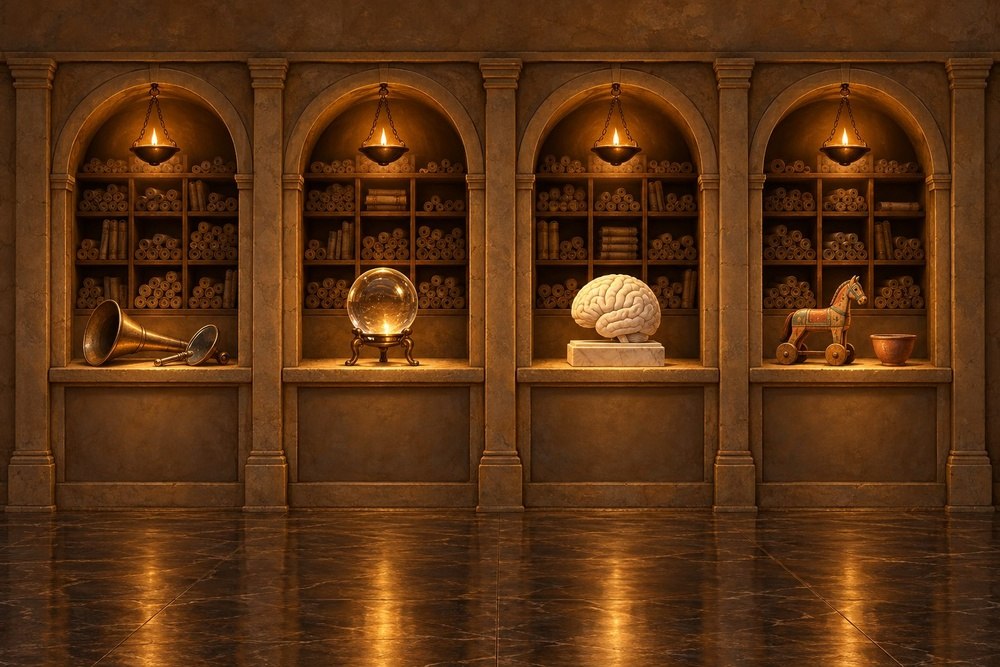
#> input picture progress/redesign/paint/cool/src/hall-dark.jpg, 1000 x 667 px, shrunk from 1536 x 1024 before the run
$ python grade-cool.py src/hall-dark-tall.jpg
#> lines starting #> are read from the running program, lines starting #| are printed output that depends on the picture
"""Cool the three dark-look paintings: a split tone by brightness.

Reads ALWAYS from ./src (the untouched warm files) and writes into app/assets/hall
(or into $COOL_OUT if set, for trial runs), so a re-run never grades a graded file.

Shadows and mid-tones move toward night blue; the brightest lamp light keeps its warm
colour. The blend weight is a smooth function of luminance (no threshold).
Usage: python grade-cool.py            -> writes app/assets/hall/*.jpg
       python grade-cool.py --measure  -> numbers only, no write
"""
import os, sys, json
import numpy as np
from PIL import Image

HERE = os.path.dirname(os.path.abspath(__file__))
SRC = os.path.join(HERE, 'src')
DST = os.environ.get('COOL_OUT') or os.path.normpath(os.path.join(HERE, '..', '..', '..', '..', 'app', 'assets', 'hall'))
FILES = ['hall-dark.jpg', 'hall-dark-tall.jpg', 'outside-dark.jpg']

# knobs (tuned against the measured targets in the brief)
TINT = np.array([0.60, 1.04, 1.83], dtype=np.float64)  # night blue, ratio r:g:b (~ #0f1a2e)
TINT = TINT / (0.2126 * TINT[0] + 0.7152 * TINT[1] + 0.0722 * TINT[2])  # luminance 1 -> grading keeps luminance
LO = float(os.environ.get('COOL_LO', 62))   # below this luminance (0-255) the tint is at full strength
HI = float(os.environ.get('COOL_HI', 125))  # above this the original colour is untouched
STRENGTH = float(os.environ.get('COOL_STR', 0.94))
LUMGAIN = float(os.environ.get('COOL_LUM', 0.9))  # luminance multiplier inside the tinted weight

def smooth(a, b, x):
    t = np.clip((x - a) / (b - a), 0, 1)
    return t * t * (3 - 2 * t)

def lum(rgb):  # rgb float 0-255 -> Y 0-255 (Rec.709 on the stored values, same as the measurements)
    return 0.2126 * rgb[..., 0] + 0.7152 * rgb[..., 1] + 0.0722 * rgb[..., 2]

def grade(a):
    y = lum(a)
    w = (1 - smooth(LO, HI, y)) * STRENGTH
    cool = np.clip((y * LUMGAIN)[..., None] * TINT, 0, 255)
    return a * (1 - w[..., None]) + cool * w[..., None]

def hsl(rgb):
    r, g, b = [c / 255 for c in rgb]
    mx, mn = max(r, g, b), min(r, g, b)
    l = (mx + mn) / 2
    if mx == mn: return 0.0, 0.0, l
    d = mx - mn
    s = d / (2 - mx - mn) if l > .5 else d / (mx + mn)
    h = ((g - b) / d) % 6 if mx == r else ((b - r) / d + 2 if mx == g else (r - g) / d + 4)
    return h * 60, s, l

def measure(a):
    y = lum(a).ravel()
    flat = a.reshape(-1, 3)
    order = np.argsort(y)
    n = len(y)
    dark = flat[order[: n // 3]].mean(0)
    top = flat[order[-(n // 20):]].mean(0)
    h1, s1, l1 = hsl(dark)
    h2, s2, l2 = hsl(top)
    return {
        'dark3_hex': '#%02x%02x%02x' % tuple(int(round(v)) for v in dark),
        'dark3_hue': round(h1, 1), 'dark3_sat': round(s1, 2), 'dark3_light': round(l1, 3),
        'top5_hex': '#%02x%02x%02x' % tuple(int(round(v)) for v in top),
        'top5_hue': round(h2, 1),
        'pct_lum_lt8': round(float((y < 8).mean()) * 100, 2),
    }

if __name__ == '__main__':
    only_measure = '--measure' in sys.argv
    rep = {}
    for f in FILES:
        sp = os.path.join(SRC, f)
        a = np.asarray(Image.open(sp).convert('RGB'), dtype=np.float64)
        before = measure(a)
#> in lum, `return 0.2126 * rgb[..., 0] + 0.7152 * rgb[..., 1] + 0.0722 * rgb[...,..`:
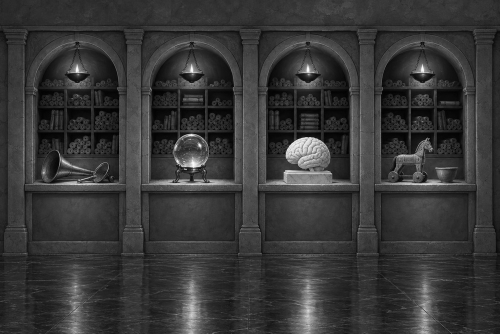
#> returned value: shape (667, 1000) float64 (shown at 1/2 size); min 0.213, max 254.5, mean 55.8
#> in measure, `n = len(y)`: n = 667000
#> in measure, `dark = flat[order[: n // 3]].mean(0)`: dark = [55.06, 26.56, 7.79]
#> in measure, `top = flat[order[-(n // 20):]].mean(0)`: top = [198.9, 132.5, 61.57]
#> in hsl, `r, g, b = [c / 255 for c in rgb]`: r = 0.216; g = 0.104; b = 0.0305
#> in hsl, `mx, mn = max(r, g, b), min(r, g, b)`: mx = 0.216; mn = 0.0305
#> in hsl, `l = (mx + mn) / 2`: l = 0.123
#> in hsl, `d = mx - mn`: d = 0.185
#> in hsl, `s = d / (2 - mx - mn) if l > .5 else d / (mx + mn)`: s = 0.752
#> in hsl, `h = ((g - b) / d) % 6 if mx == r else ((b - r) / d + 2 if mx == g else..`: h = 0.397
#> in measure, `h1, s1, l1 = hsl(dark)`: h1 = 23.83; s1 = 0.752; l1 = 0.123
#> in measure, `h2, s2, l2 = hsl(top)`: h2 = 31; s2 = 0.551; l2 = 0.511
#> before = {'dark3_hex': '#371b08', 'dark3_hue': 23.8, 'dark3_sat': 0.75, 'dark3_light': 0.123, 'top5_hex': '#c7853e', 'top5_hue': 31, 'pct_lum_lt8': 1.55}
        g = grade(a)
#> in smooth, `t = np.clip((x - a) / (b - a), 0, 1)`:
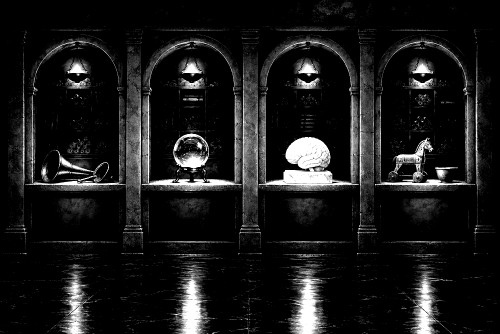
#> t: shape (667, 1000) float64 (shown at 1/2 size); min 0, max 1, mean 0.102
#> in smooth, `return t * t * (3 - 2 * t)`:
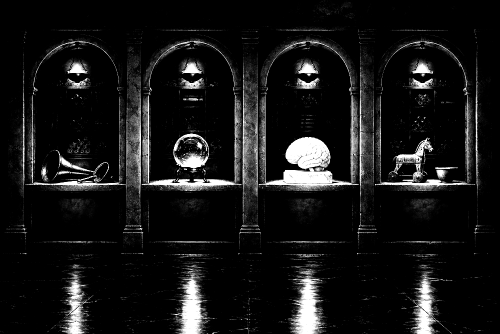
#> returned value: shape (667, 1000) float64 (shown at 1/2 size); min 0, max 1, mean 0.0893
#> in grade, `w = (1 - smooth(LO, HI, y)) * STRENGTH`:
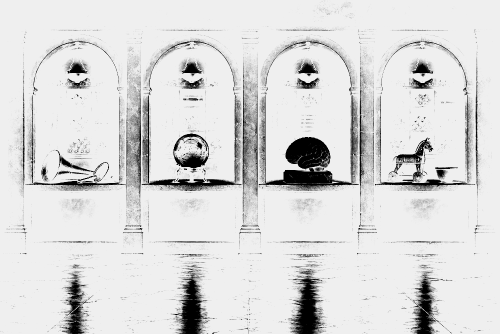
#> w: shape (667, 1000) float64 (shown at 1/2 size); min 0, max 0.94, mean 0.856
#> in grade, `cool = np.clip((y * LUMGAIN)[..., None] * TINT, 0, 255)`:
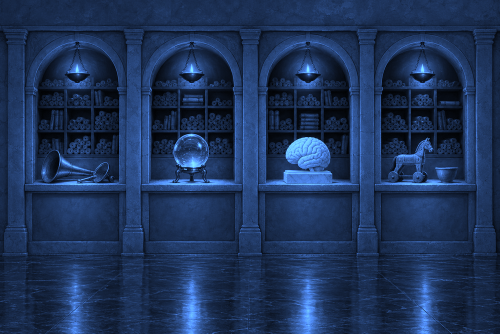
#> cool: shape (667, 1000, 3) float64 (shown at 1/2 size); mean of channels 0, 1, 2 30, 52, 90.9; drawn as R, G, B
#> in grade, `return a * (1 - w[..., None]) + cool * w[..., None]`:
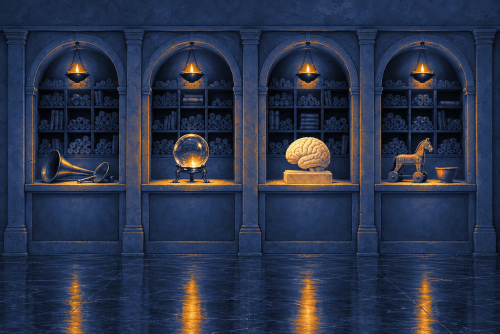
#> returned value: shape (667, 1000, 3) float64 (shown at 1/2 size); mean of channels 0, 1, 2 42.6, 51.8, 75; drawn as R, G, B
        g8 = np.clip(np.rint(g), 0, 255).astype(np.uint8)
        out = os.path.join(DST, f)
        if not only_measure:
            Image.fromarray(g8, 'RGB').save(out, 'JPEG', quality=int(os.environ.get('COOL_Q', 90)), subsampling=2, optimize=True)
            after = measure(np.asarray(Image.open(out).convert('RGB'), dtype=np.float64))
#> after = {'dark3_hex': '#121d32', 'dark3_hue': 220, 'dark3_sat': 0.46, 'dark3_light': 0.135, 'top5_hex': '#b98753', 'top5_hue': 30.5, 'pct_lum_lt8': 1.86}
            rep[f] = {'before': before, 'after': after, 'size_before': os.path.getsize(sp), 'size_after': os.path.getsize(out),
                      'px': list(Image.open(out).size)}
        else:
            rep[f] = {'before': before, 'after': measure(g8.astype(np.float64))}
#> pass 2 of the loop `for f in FILES:`:
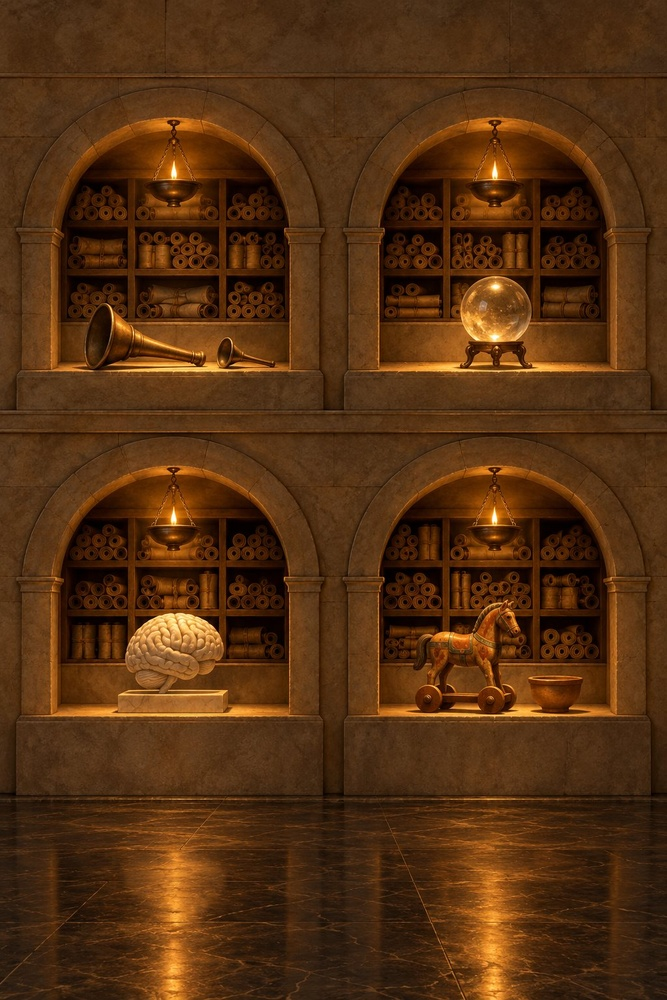
#> input picture progress/redesign/paint/cool/src/hall-dark-tall.jpg, 667 x 1000 px, shrunk from 1024 x 1536 before the run
#> in lum (call 4), `return 0.2126 * rgb[..., 0] + 0.7152 * rgb[..., 1] + 0.0722 * rgb[...,..`:
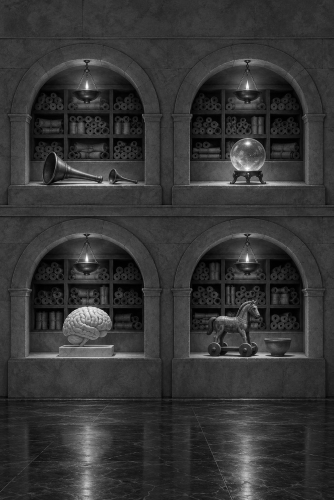
#> returned value: shape (1000, 667) float64 (shown at 1/2 size); min 0, max 253.6, mean 53.5
#> before = {'dark3_hex': '#341907', 'dark3_hue': 23.9, 'dark3_sat': 0.75, 'dark3_light': 0.117, 'top5_hex': '#c37d32', 'top5_hue': 31, 'pct_lum_lt8': 2.91}
#> t: shape (1000, 667) float64
#> w: shape (1000, 667) float64
#> cool: shape (1000, 667, 3) float64
#> in grade (call 2), `return a * (1 - w[..., None]) + cool * w[..., None]`:
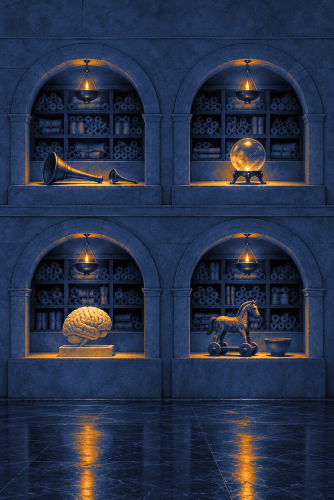
#> returned value: shape (1000, 667, 3) float64 (shown at 1/2 size); mean of channels 0, 1, 2 39.6, 49.7, 73.5; drawn as R, G, B
#> g8: shape (1000, 667, 3)
#> after = {'dark3_hex': '#121c30', 'dark3_hue': 220, 'dark3_sat': 0.46, 'dark3_light': 0.128, 'top5_hex': '#b37f4a', 'top5_hue': 30.3, 'pct_lum_lt8': 3.04}
#> pass 3 of the loop `for f in FILES:`:
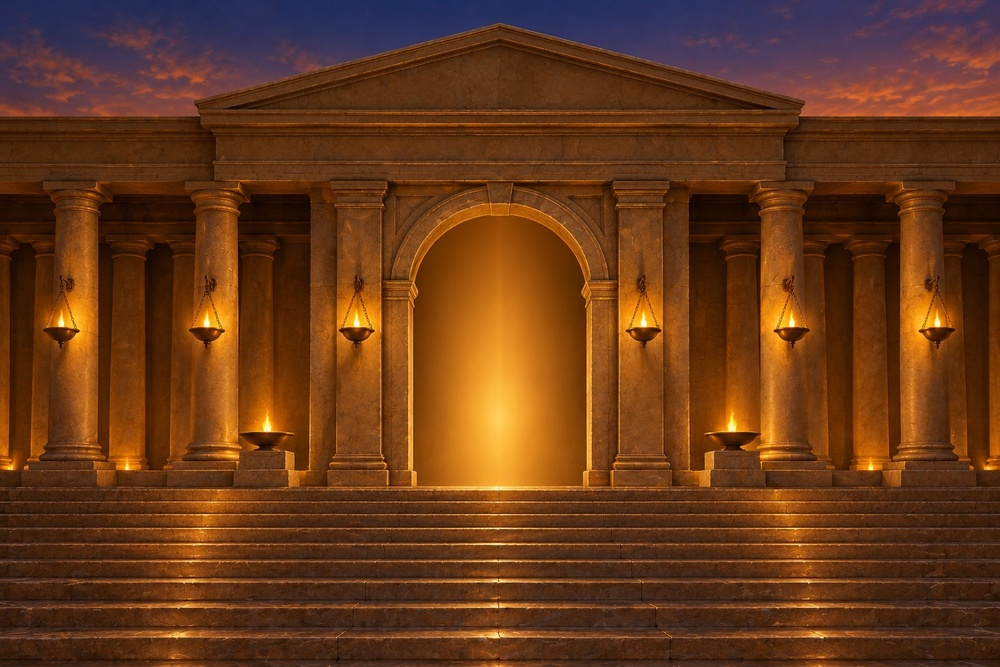
#> input picture progress/redesign/paint/cool/src/outside-dark.jpg, 1000 x 667 px, shrunk from 1536 x 1024 before the run
#> in lum (call 7), `return 0.2126 * rgb[..., 0] + 0.7152 * rgb[..., 1] + 0.0722 * rgb[...,..`:
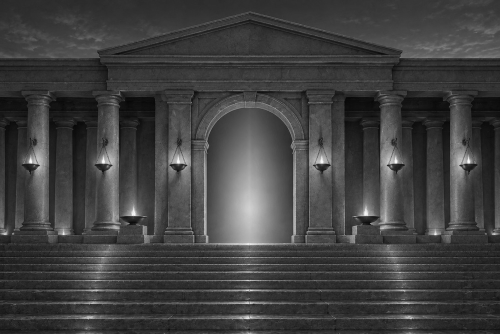
#> returned value: shape (667, 1000) float64 (shown at 1/2 size); min 2.98, max 253.3, mean 64.7
#> before = {'dark3_hex': '#41200e', 'dark3_hue': 21.7, 'dark3_sat': 0.65, 'dark3_light': 0.155, 'top5_hex': '#e4952e', 'top5_hue': 34, 'pct_lum_lt8': 0.02}
#> t: shape (667, 1000) float64
#> w: shape (667, 1000) float64
#> cool: shape (667, 1000, 3) float64
#> in grade (call 3), `return a * (1 - w[..., None]) + cool * w[..., None]`:
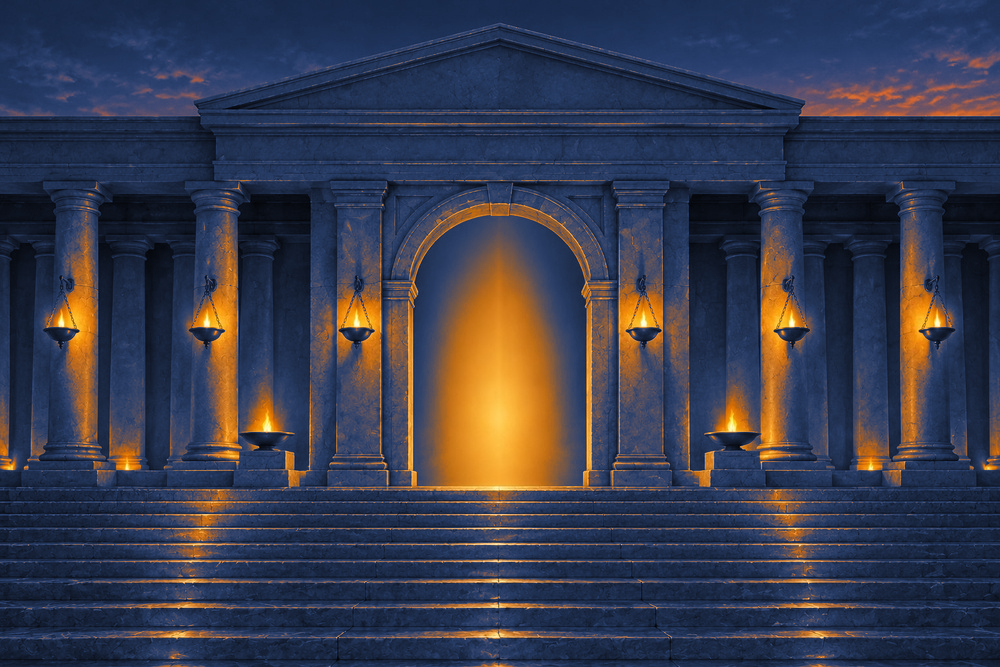
#> returned value: shape (667, 1000, 3) float64; mean of channels 0, 1, 2 56.8, 59.8, 77.4; drawn as R, G, B
#> g8: shape (667, 1000, 3)
#> after = {'dark3_hex': '#17233c', 'dark3_hue': 220.2, 'dark3_sat': 0.45, 'dark3_light': 0.163, 'top5_hex': '#df9637', 'top5_hue': 34, 'pct_lum_lt8': 0.04}
    print(json.dumps(rep, indent=1))
#> (printed output is left out)
